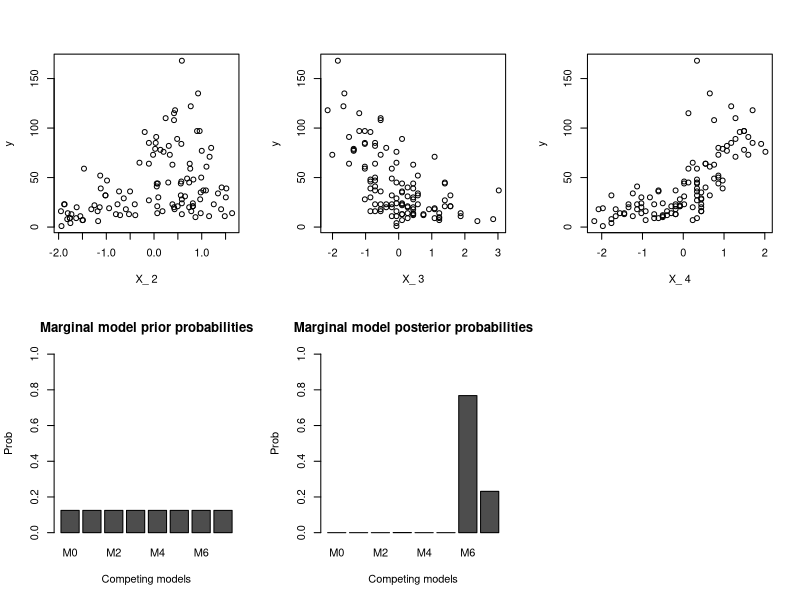

Generate this figure with R:
# --------------------------------------------------------------------------------
#   
#   Copyright 2019 Georgios Karagiannis
# 
# This file is part of Bayesian_Statistics (MATH3341/4031 Bayesian Statistics III/IV)
# which is the material of the course (MATH3341/4031 Bayesian Statistics III/IV)
# taught by Georgios P. Katagiannis in the Department of Mathematical Sciences
# in the University of Durham  in Michaelmas term in 2019
# 
# Bayesian_Statistics is free software: you can redistribute it and/or modify
# it under the terms of the GNU General Public License as published by
# the Free Software Foundation version 3 of the License.
# 
# Bayesian_Statistics is distributed in the hope that it will be useful,
# but WITHOUT ANY WARRANTY; without even the implied warranty of
# MERCHANTABILITY or FITNESS FOR A PARTICULAR PURPOSE.  See the
# GNU General Public License for more details.
# 
# You should have received a copy of the GNU General Public License
# along with Bayesian_Statistics  If not, see <http://www.gnu.org/licenses/>.
# 
# --------------------------------------------------------------------------------

# clean the mess

rm(list=ls())


# MODEL AND EQUATIONS


comp_sufficient_stats <- function (y, X) {

  n <- dim(X)[1]
  
  d <- dim(X)[2]
  
  XtX <- t(X)%*%X
  
  XtY <- t(X)%*%y
  
  YtY <- sum(y*y)
  
  return( list(XtX=XtX, XtY=XtY, YtY=YtY, n=n, d=d) )
}

comp_V_post <- function (y, X, V_prior) {
    
  sufficient_stats <- comp_sufficient_stats(y, X)
  
  XtX <- sufficient_stats$XtX
  
  V_post <- solve( XtX + solve(V_prior) ) 
  
  return (V_post)
}

comp_mu_post <- function (y, X, mu_prior, V_prior, a_prior, lam_prior) {
  
  sufficient_stats <- comp_sufficient_stats(y, X)
  
  XtX <- sufficient_stats$XtX
  
  XtY <- sufficient_stats$XtY
  
  mu_post <- comp_V_post( y, X, V_prior) %*% ( solve( V_prior , mu_prior ) + XtY )
  
  return (mu_post)
}


comp_a_post <- function ( y, X,  a_prior) {
  
  sufficient_stats <- comp_sufficient_stats(y, X)
  
  n <- sufficient_stats$n
  
  a_post <- 0.5*n + a_prior
  
  return (a_post)
}

comp_lam_post <- function (y, X, mu_prior, V_prior, a_prior, lam_prior) {
  
  sufficient_stats <- comp_sufficient_stats(y, X)
  
  YtY <- sufficient_stats$YtY
  
  V_post <- comp_V_post(y, X, V_prior)

  mu_post <- comp_mu_post(y, X, mu_prior, V_prior, a_prior, lam_prior)
  
  S <- sum(mu_prior * solve(V_prior,mu_prior)) 

  S <- S -sum(mu_post * solve(V_post, mu_post))
  
  S <- S + YtY
  
  lam_post <- 0.5*S + lam_prior
  
  return (lam_post)
}


comp_cond_likel <- function(y, X, mu_prior, V_prior, a_prior, lam_prior) {
  
  sufficient_stats <- comp_sufficient_stats(y, X)
  
  n <- sufficient_stats$n
  
  YtY <- sufficient_stats$YtY
  
  a_post <- comp_a_post( y, X,  a_prior)
  
  lam_post <- comp_lam_post(y, X, mu_prior, V_prior, a_prior, lam_prior)
  
  V_post <- comp_V_post(y, X, V_prior)
  
  cond_likel <- (0.5*pi)^(n/2) 
  
  cond_likel <- cond_likel * sqrt(det(V_post)) 
  
  cond_likel <- cond_likel / sqrt(det(V_prior))
  
  cond_likel <- cond_likel * (lam_prior)^(a_prior)
  
  cond_likel <- cond_likel / (lam_post)^(a_post)
  
  cond_likel <- cond_likel * gamma(a_post)
  
  cond_likel <- cond_likel / gamma(a_prior)
  
  return (cond_likel)
}

comp_margimal_model_posterior_prob <-function(y, X__all, 
                                              mu_prior_all, V_prior_all, a_prior_all, lam_prior_all,
                                              Available_models,
                                              marginal_model_prior) {
    

  K_size <- length(Available_models)
  
  margimal_model_posterior_prob <- matrix(rep(0.0, length.out=K_size), K_size)
  
  for (i in 1:K_size) {
        
    k <- Available_models[[i]]
    
    margimal_model_prior_k <- marginal_model_prior[i]
    
    X_k <- X_all[[i]]
    
    mu_prior_k <- mu_prior_all[[i]]
    if ( length(mu_prior_k[[1]])>1)  mu_prior_k <- mu_prior_k[[1]][1,]
    
    V_prior_k <- V_prior_all[[i]]
    
    a_prior_k <- a_prior_all[[i]]
    
    lam_prior_k <- lam_prior_all[[i]]
    
    
    sufficient_stats <- comp_sufficient_stats( y, X_k )
    
    d <- sufficient_stats$d
    
    margimal_model_posterior_prob[i] <- comp_cond_likel(y, X_k, 
                                                        mu_prior_k, 
                                                     V_prior_k, 
                                                     a_prior_k, 
                                                     lam_prior_k)*margimal_model_prior_k
  }
  
  margimal_model_posterior_prob <- margimal_model_posterior_prob/sum(margimal_model_posterior_prob)
}
    
    
    





comp_Bayes_factor <- function(y, X0, mu_prior0, V_prior0, a_prior0, lam_prior0,
                     X1, mu_prior1, V_prior1, a_prior1, lam_prior1) {
  
  cond_likel_0 <- comp_cond_likel(y, X0, mu_prior0, V_prior0, a_prior0, lam_prior0)
  
  cond_likel_1 <- comp_cond_likel(y, X1, mu_prior1, V_prior1, a_prior1, lam_prior1)
  
  Bayes_factor <- cond_likel_0 / cond_likel_1
  
  return(Bayes_factor)
}


## Observables

data(airquality)

airquality_na.omit <- na.omit(airquality)

y = airquality_na.omit$Ozone

X_full = cbind( rep(1,length(y)), 
           airquality_na.omit$Solar.R, 
           airquality_na.omit$Wind, 
           airquality_na.omit$Temp)
#standardise
X_full[,-1] <- scale(X_full[,-1])

## COmposite model

# MODELS

Available_models <- list (M0 = c(1),
                         M1 = c(1,2),
                         M2 = c(1,3),
                         M3 = c(1,4),
                         M4 = c(1,2,3),
                         M5 = c(1,2,4),
                         M6 = c(1,3,4),
                         M7 = c(1,2,3,4)
)



size_K <- length(Available_models) 

for (i in 1:size_K) {
  
  n <- length( y )
  
  temp <- comp_sufficient_stats(y, matrix( X_full[,Available_models[[i]]] , n ) )
  
  if (i == 1) {
    
    X_all <- list ( matrix( X_full[,Available_models[[i]]] , n ))
    
    
  } else {
    
    X_all[[i]] <-  matrix( X_full[,Available_models[[i]]] , n )
  }
}


## Prior model

size_K <- length(Available_models) 

marginal_model_prior <- rep (NaN , size_K )


for (i in 1:size_K) {
  marginal_model_prior[i] <- 1/ size_K
}



for (i in 1:size_K) {
  
  n <- length( y )
  
  d <- length(Available_models[[i]] )

  if (i == 1) {
    
    mu_prior_all <- list ( matrix(rep(0, d ), 1, d ) )
    
    V_prior_all <- list ( diag(rep(100, length.out=d),nrow=d) )
    
    a_prior_all <- list ( 1.0 )
    
    lam_prior_all <- list ( 1.0 )
    
     
  } else {
    
    mu_prior_all[[i]] <- list ( matrix(rep(0, d), 1, d) )
    
    V_prior_all[[i]] <- diag(rep(100, length.out=d),nrow=d)
    
    a_prior_all[[i]] <-  1.0 
    
    lam_prior_all[[i]] <-  1.0 
    
  }
  
}

# PLOT THE MARGINAL MODEL POSTERIRO PROBABILITY

margimal_model_posterior_prob<- comp_margimal_model_posterior_prob(y, X_all, 
                                                                  mu_prior_all, 
                                                                  V_prior_all, 
                                                                  a_prior_all, 
                                                                  lam_prior_all,
                                                                  Available_models,
                                                                  marginal_model_prior)



# PLOT THE MARGINAL MODEL POSTERIRO PROBABILITY AND THE INDIVIDUAL Y ~ X_j SCATERPLOTS

par( mfrow=c(2,3)  )
for ( j in 2:4) plot(X_full[,j],y, ylab = 'y', xlab =  paste('X_',toString(j)))
barplot( t(marginal_model_prior), 
         names.arg=c('M0','M1','M2','M3','M4','M5','M6','M7'),
         ylab = 'Prob',
         xlab = 'Competing models',
         main = 'Marginal model prior probabilities',
         ylim = c(0,1)
)
barplot( t(margimal_model_posterior_prob), 
        names.arg=c('M0','M1','M2','M3','M4','M5','M6','M7'),
        ylab = 'Prob',
        xlab = 'Competing models',
        main = 'Marginal model posterior probabilities',
        ylim = c(0,1)
)



# Print me on pdf
for ( j in 2:4) 
{
  pdf(paste('./airquality',as.character(j),'.pdf'))
  plot(X_full[,j],y, ylab = 'y', xlab =  paste('X_',toString(j)))
  dev.off() 
}
j = j+1
pdf(paste('./airquality',as.character(j),'.pdf'))
barplot( t(margimal_model_posterior_prob), 
         names.arg=c('M0','M1','M2','M3','M4','M5','M6','M7'),
         ylab = 'Prob',
         xlab = 'Competing models',
         main = 'Marginal model posterior probabilities',
         ylim = c(0,1)
)
dev.off() 
j = j+1
pdf(paste('./airquality',as.character(j),'.pdf'))
barplot( t(marginal_model_prior), 
         names.arg=c('M0','M1','M2','M3','M4','M5','M6','M7'),
         ylab = 'Prob',
         xlab = 'Competing models',
         main = 'Marginal model prior probabilities',
         ylim = c(0,1)
)
dev.off() 




